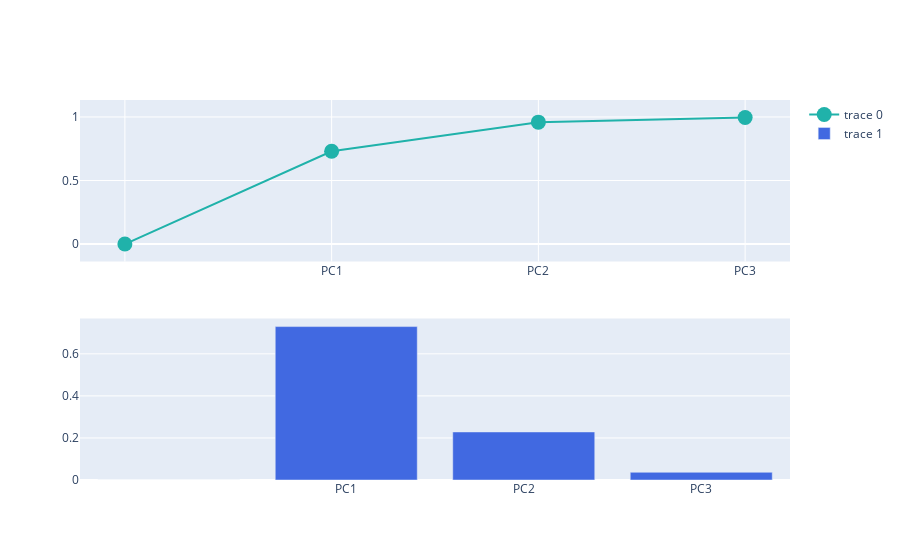

The notebook cell saved with this chart:
### Markdown cell above
##### 3.2.4.3. Explained Variance + Cumulative Variance (Separate Plot)

### Code cell
from plotly.subplots import make_subplots
import plotly.graph_objects as go

fig = make_subplots(rows=2, cols=1)

fig.add_trace(
    go.Scatter(
        x=df_explained_variance['PC'],
        y=df_explained_variance['Cumulative Variance'],
        marker=dict(size=15, color="LightSeaGreen")
    ), row=1, col=1
    )

fig.add_trace(
    go.Bar(
        x=df_explained_variance['PC'],
        y=df_explained_variance['Explained Variance'],
        marker=dict(color="RoyalBlue"),
    ), row=2, col=1
    )

fig.show()

### Figure 1 — Plotly figure (JSON) as saved in the notebook; plotly's stock layout.template omitted (floating-point values rounded to 4 significant figures)
{"data": [{"marker": {"color": "LightSeaGreen", "size": 15}, "type": "scatter", "x": ["", "PC1", "PC2", "PC3"], "xaxis": "x", "y": [0, 0.73, 0.959, 0.996], "yaxis": "y"}, {"marker": {"color": "RoyalBlue"}, "type": "bar", "x": ["", "PC1", "PC2", "PC3"], "xaxis": "x2", "y": [0, 0.7296, 0.2285, 0.03669], "yaxis": "y2"}], "layout": {"xaxis": {"anchor": "y", "domain": [0, 1]}, "xaxis2": {"anchor": "y2", "domain": [0, 1]}, "yaxis": {"anchor": "x", "domain": [0.575, 1]}, "yaxis2": {"anchor": "x2", "domain": [0, 0.425]}}}
